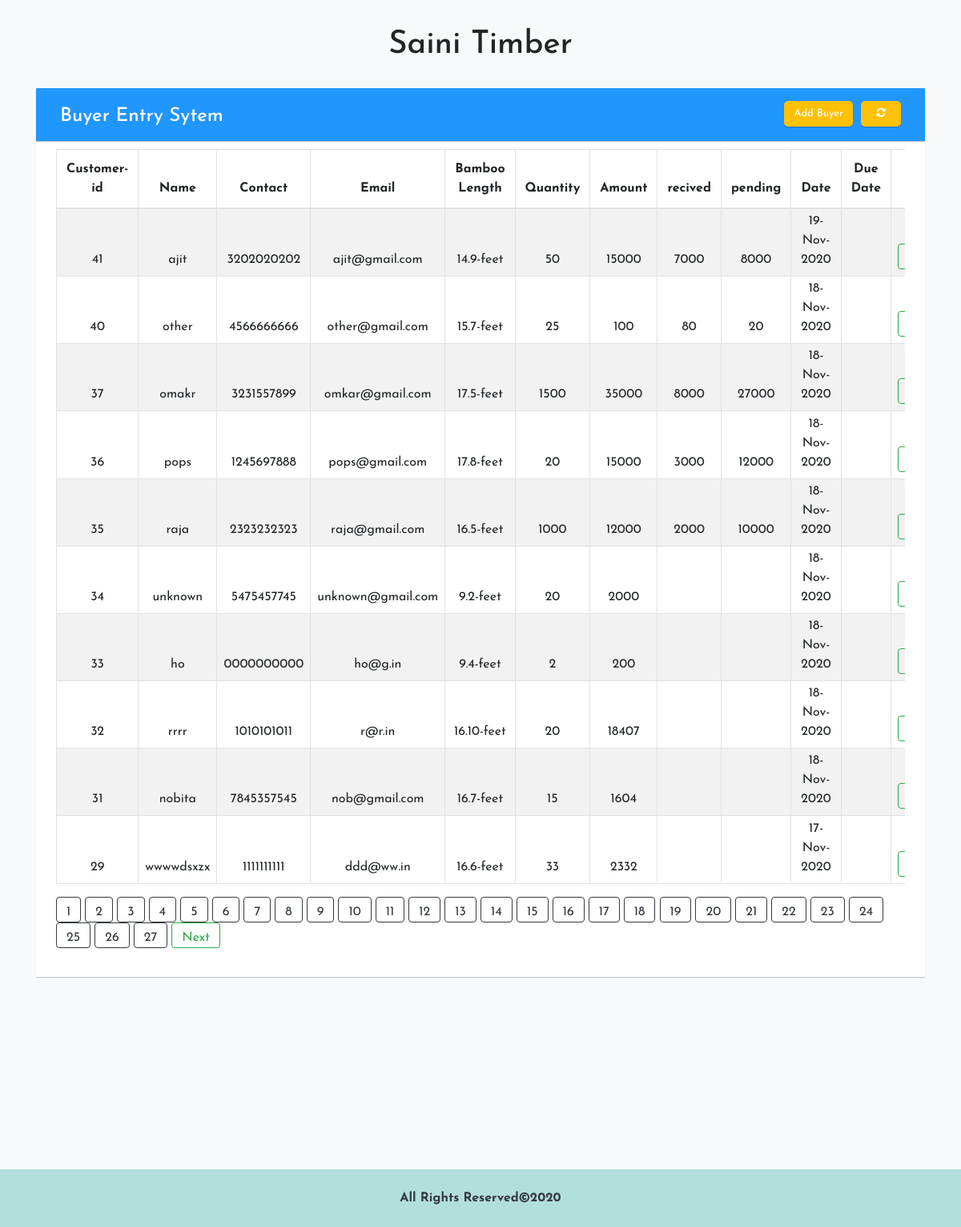
The page / on the database its author committed.
### tables this page shows
CREATE TABLE `tb_updatemodal` (
  `id` int(255) NOT NULL,
  `name` varchar(255) NOT NULL,
  `contact` varchar(255) NOT NULL,
  `email` varchar(255) NOT NULL,
  `blength` varchar(255) NOT NULL,
  `qty` varchar(255) NOT NULL,
  `amount` varchar(255) NOT NULL,
  `comment` varchar(255) NOT NULL,
  `date` varchar(255) NOT NULL,
  `recived` varchar(255) NOT NULL,
  `pending` varchar(255) NOT NULL
);

### index.php (the view, shortened to what this page needs)
<!DOCTYPE html>
<html>
<head>
  <?php include 'links.php'; ?>
 <link rel="stylesheet" href="style.css">
</head>
<body id="index.php" class="bg-light">
<section class="pt-5">
	<h1><textcenter>Saini Timber</textcenter></h1>
  	<div class="container">
   	<div class="table-wrapper">
		<div class="table-title">
			<div class="row">
				<div class="col-sm-6">
					<h2>Buyer Entry Sytem</b></h2>
				</div>
				<div class="col-sm-6">
					<button class="btn btn-warning" onClick="window.location.reload();"><i class="fa fa-refresh"></i></button>
					<button type="button" name="" id="" class="btn btn-warning" data-toggle="modal" data-target="#addmodal">Add Buyer</button>
				</div>
			</div>
		</div>
      <div class="table table-striped table-responsive table-hover" style="width:100%;">
    <table class="table table-bordered text-center">
      <thead>
        <th>Customer-id</th>
        <th>Name</th>
        <th>Contact</th>
        <th>Email</th>
        <th>Bamboo Length</th>
        <th>Quantity</th>
        <th>Amount</th>
        <th>recived</th>
        <th>pending</th>
        <th> Date</th>
        <th>Due Date</th>
        <th colspan="2">Activity</th>
      </thead>
      <tbody>
        <?php
         include 'connection.php';
                                               if(isset($_GET['page'])){
                                                 $page = $_GET['page'];
                                                     }else{
                                                     $page = 1;
                                                     }
                                                   $num_per_page = 10;
                                                   $start_from = ($page-1)*10;
         $selectquery = "select * from tb_updatemodal order by id desc limit $start_from,$num_per_page ";
         $actualquery = mysqli_query($con,$selectquery);
         while ($result = mysqli_fetch_array($actualquery)) {
            ?>
            <tr>
        <td><?php echo $result['id']; ?></td>
				<td><?php echo $result['name']; ?></td>
				<td><?php echo $result['contact']; ?></td>
				<td><?php echo $result['email']; ?></td>
        <td><?php echo $result['blength']; ?></td>
				<td><?php echo $result['qty']; ?></td>
				<td><?php echo $result['amount']; ?></td>
        <td><?php echo $result['recived']; ?></td>
        <td><?php echo $result['pending']; ?></td>
				<td><?php echo $result['date']; ?></td>
                <td><?php echo $result['duedate']; ?></td>
              <td> <button type="button" class="btn btn-outline-success editbtn" title="edit"><i class="fa fa-edit"></i></button> </td>
            </tr>
            <?php
         }
         ?>
      </tbody>
    </table>
    <?php
     $paginationquery = "select * from tb_updatemodal ";
     $page_query = mysqli_query($con,$paginationquery);
     $num_records = mysqli_num_rows($page_query);
     for($i=1;$i<$num_records;$i++)
     {
      echo " <a href='index.php?page= ".$i." ' class='btn btn-outline-dark' style=''> $i</a> ";
     }
     if($i>$page){
      echo " <a href='index.php?page= ".($page+1)." ' class='btn btn-outline-success'>Next</a> ";
     }
    ?>
  </div>
  </div>
</section>
 <footer class=" " style="background-color: #b2dfdb; margin-top: 30vh;">
<div class="container">
  <div class="row">
    <div class="col-lg-4 col-md-4 col-12">
    </div>
    <div class="col-lg-4 col-md-4 col-12 p-2">
      <div class="text-center font-weight-bold text-dark pt-3">
  <p>All Rights Reserved&copy;2020</p>
</div>
    </div>
    <div class="col-lg-4 col-md-4 col-12">
    </div>
  </div>
</div>
</footer>
</body>
</html>

### links.php (shortened to what this page needs)
<link rel="stylesheet" type="text/css" href="./Bootstrap/bootstrap.min.css">
<link rel="stylesheet" href="https://cdnjs.cloudflare.com/ajax/libs/font-awesome/4.7.0/css/font-awesome.min.css" />
 <link rel="stylesheet"href="https://cdnjs.cloudflare.com/ajax/libs/animate.css/4.0.0/animate.min.css"/>

### style.css (style rules this page uses)
.table-wrapper { background: #fff; padding: 20px 25px; margin: 30px 0; border-radius:1px; box-shadow: 0 1px 1px rgba(0, 0, 0, 0.247); }
.table-title { padding-bottom: 15px; background-color: #2096ff; color: #fff; padding: 16px 30px; margin: -20px -25px 10px; border-radius: 1px 1px 0 0; box-shadow: 0 1px 1px rgba(0, 0, 0, 0.247); }
.table-title h2 { margin: 5px 0 0; font-size: 24px; }
.table-title .btn { color: #fff; float: right; font-size: 13px; border: none; min-width: 50px; border-radius: 5px; border: none; outline: none !important; margin-left: 10px; box-shadow: 0 1px 1px rgba(0, 0, 0, 0.247); }
.btn { height: 32px !important; }
.table td, .table th { vertical-align: bottom; }
.pt-5 table td { padding: 0.2rem 0.5rem 0.5rem 0.5rem !important; }
.pt-5 { padding-top: 2rem !important; }
textcenter { display: block; text-align: center; }

### index.php (style rules this page uses)
* { margin: 0; padding:0; box-sizing: border-box; font-family: 'Josefin Sans', sans-serif; }
html { scroll-behavior: smooth; }

### rows shown on the page
tb_updatemodal: id "41", name "ajit", contact "3202020202", email "ajit@gmail.com", blength "14.9-feet", qty "50", amount "15000", recived "7000", pending "8000", date "19-Nov-2020"
tb_updatemodal: id "40", name "other", contact "4566666666", email "other@gmail.com", blength "15.7-feet", qty "25", amount "100", recived "80", pending "20", date "18-Nov-2020"
tb_updatemodal: id "37", name "omakr", contact "3231557899", email "omkar@gmail.com", blength "17.5-feet", qty "1500", amount "35000", recived "8000", pending "27000", date "18-Nov-2020"
tb_updatemodal: id "36", name "pops", contact "1245697888", email "pops@gmail.com", blength "17.8-feet", qty "20", amount "15000", recived "3000", pending "12000", date "18-Nov-2020"
tb_updatemodal: id "35", name "raja", contact "2323232323", email "raja@gmail.com", blength "16.5-feet", qty "1000", amount "12000", recived "2000", pending "10000", date "18-Nov-2020"
tb_updatemodal: id "34", name "unknown", contact "5475457745", email "unknown@gmail.com", blength "9.2-feet", qty "20", amount "2000", date "18-Nov-2020"
tb_updatemodal: id "33", name "ho", contact "0000000000", email "ho@g.in", blength "9.4-feet", qty "2", amount "200", date "18-Nov-2020"
tb_updatemodal: id "32", name "rrrr", contact "1010101011", email "r@r.in", blength "16.10-feet", qty "20", amount "18407", date "18-Nov-2020"
tb_updatemodal: id "31", name "nobita", contact "7845357545", email "nob@gmail.com", blength "16.7-feet", qty "15", amount "1604", date "18-Nov-2020"
tb_updatemodal: id "29", name "wwwwdsxzx", contact "1111111111", email "ddd@ww.in", blength "16.6-feet", qty "33", amount "2332", date "17-Nov-2020"
